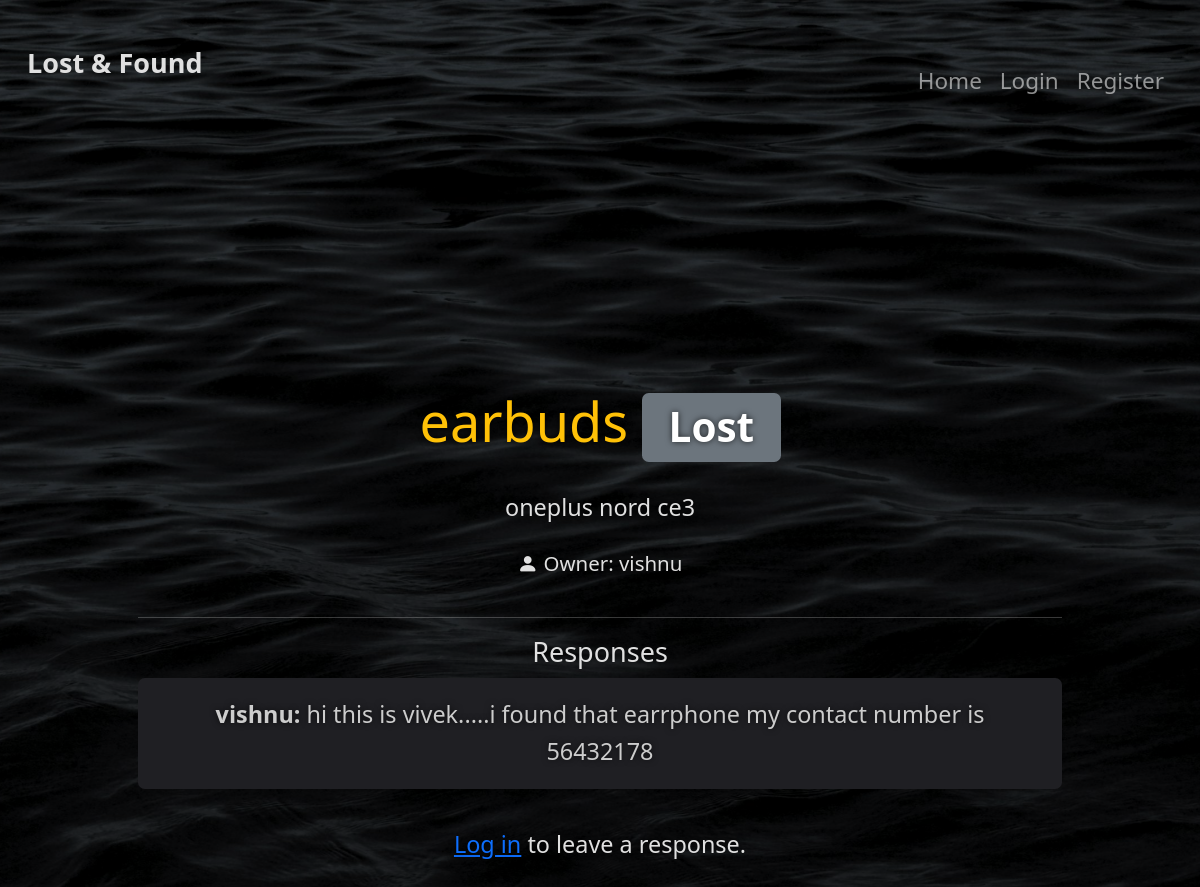
/item/8, run on the app's committed database.
### tables this page shows
CREATE TABLE items (
    id INTEGER PRIMARY KEY AUTOINCREMENT,
    title TEXT NOT NULL,
    description TEXT,
    image TEXT,
    status TEXT CHECK( status IN ('lost', 'found') ) NOT NULL,
    user_id INTEGER,
    created_at DATETIME DEFAULT CURRENT_TIMESTAMP,
    FOREIGN KEY(user_id) REFERENCES users(id)
);

CREATE TABLE users (
    id INTEGER PRIMARY KEY AUTOINCREMENT,
    username TEXT UNIQUE NOT NULL,
    password TEXT NOT NULL,
    email TEXT UNIQUE NOT NULL
);

CREATE TABLE responses (
    id INTEGER PRIMARY KEY AUTOINCREMENT,
    item_id INTEGER,
    user_id INTEGER,
    message TEXT,
    created_at DATETIME DEFAULT CURRENT_TIMESTAMP,
    FOREIGN KEY(item_id) REFERENCES items(id),
    FOREIGN KEY(user_id) REFERENCES users(id)
);

### app.py (the view, shortened to what this page needs)
@app.route('/item/<int:item_id>', methods=['GET', 'POST'])
def item_detail(item_id):
    db = get_db()
    item = db.execute('SELECT items.*, users.username FROM items JOIN users ON items.user_id = users.id WHERE items.id = ?', (item_id,)).fetchone()
    responses = db.execute('SELECT r.*, u.username FROM responses r JOIN users u ON r.user_id = u.id WHERE r.item_id = ?', (item_id,)).fetchall()
    return render_template('item_detail.html', item=item, responses=responses)

### app.py (called while the page is built)
@app.context_processor
def inject_now():
    return {'now': datetime.utcnow}

def get_db():
    conn = sqlite3.connect(DATABASE)
    conn.row_factory = sqlite3.Row
    return conn

### templates/item_detail.html
{% extends "base.html" %}
{% block content %}
<h2 class="mb-4">{{ item.title }} <span class="badge bg-secondary">{{ item.status.capitalize() }}</span></h2>
<p>{{ item.description }}</p>
<p><small><i class="bi bi-person-fill"></i> Owner: {{ item.username }}</small></p>
<hr>
<h4>Responses</h4>
{% if responses %}
<ul class="list-group list-group-dark mb-4">
  {% for r in responses %}
    <li class="list-group-item"><strong>{{ r.username }}:</strong> {{ r.message }}</li>
  {% endfor %}
</ul>
{% else %}
<p>No responses yet.</p>
{% endif %}
{% if session.get('user_id') %}
<h5>Leave a Response:</h5>
<form method="POST" class="mb-4" style="max-width:500px;">
    <textarea name="message" class="form-control mb-2" rows="3" placeholder="Your message..." required></textarea>
    <button type="submit" class="btn btn-outline-primary">Send Response</button>
</form>
{% else %}
<p><a href="{{ url_for('login') }}">Log in</a> to leave a response.</p>
{% endif %}
{% endblock %}

### static/css/style.css (style rules this page uses)
*, *::before, *::after { box-sizing: border-box; margin: 0; padding: 0; }
html, body { height: 100%; width: 100%; overflow: hidden; font-family: 'Segoe UI', Tahoma, Geneva, Verdana, sans-serif; font-size: 1.125rem; line-height: 1.6; color: #e0e0e0; background: url('../images/photo-1468657988500-aca2be09f4c6.jpeg') no-repeat center center fixed; background-size: cover; background-position: center center; background-attachment: fixed; background-color: transparent; padding-top: 80px; position: relative; }
body::after { content: ""; position: fixed; top: 0; left: 0; width: 100vw; height: 100vh; background-color: rgba(0, 0, 0, 0.5); pointer-events: none; z-index: 0; }
h2 { font-size: 3rem; color: #ffc107; margin-bottom: 2rem; }
.home-content p, .list-group-item { font-size: 1.3rem; }
.list-group-item { background-color: #1f1f23; color: #ccc; border: none; margin-bottom: 10px; border-radius: 8px; padding: 18px 24px; cursor: pointer; position: relative; transition: transform 0.3s ease, box-shadow 0.3s ease; }

### data on the page
items: title "earbuds", status "Lost", description "oneplus nord ce3"
users: username "vishnu"
responses: username "vishnu", message "hi this is vivek.....i found that earrphone my contact number is 56432178"
